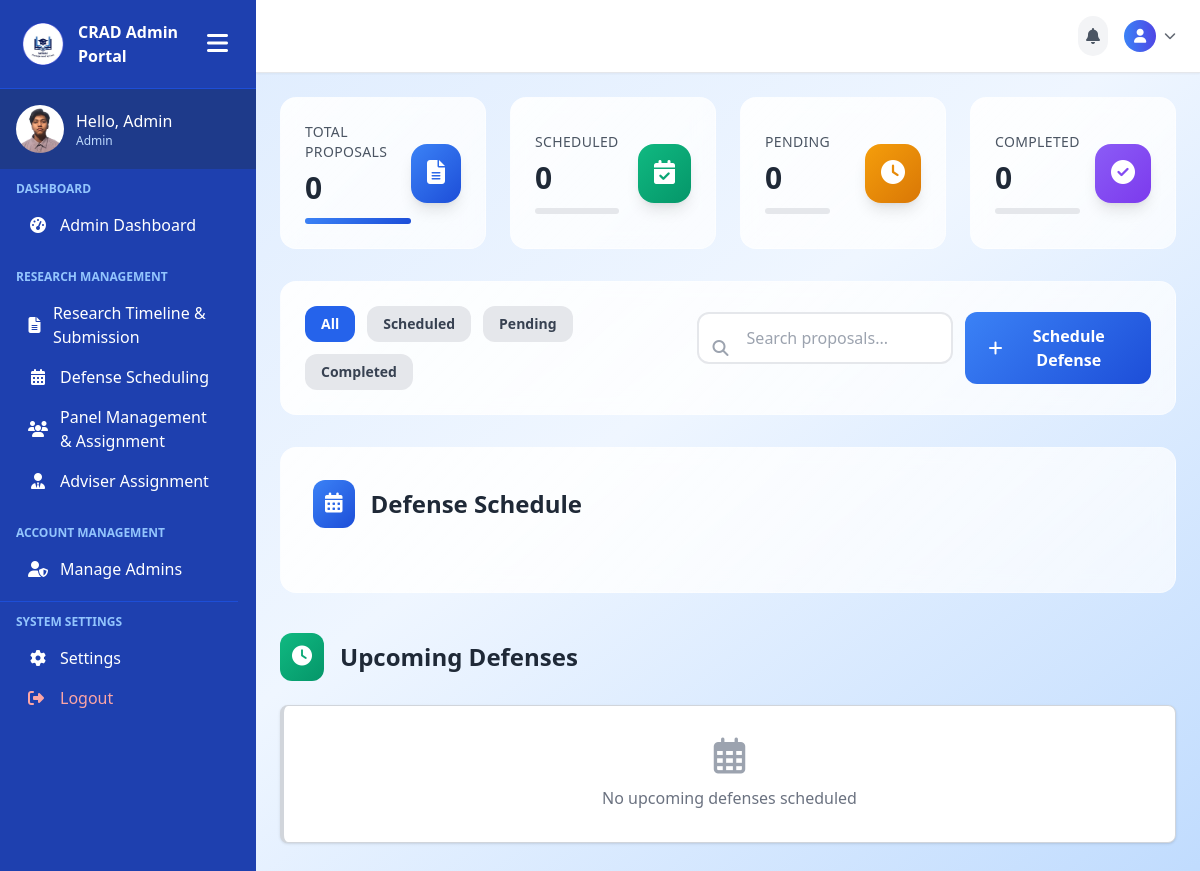
Page /admin-pages/admin-defense.php (signed in) on the earlier database version.
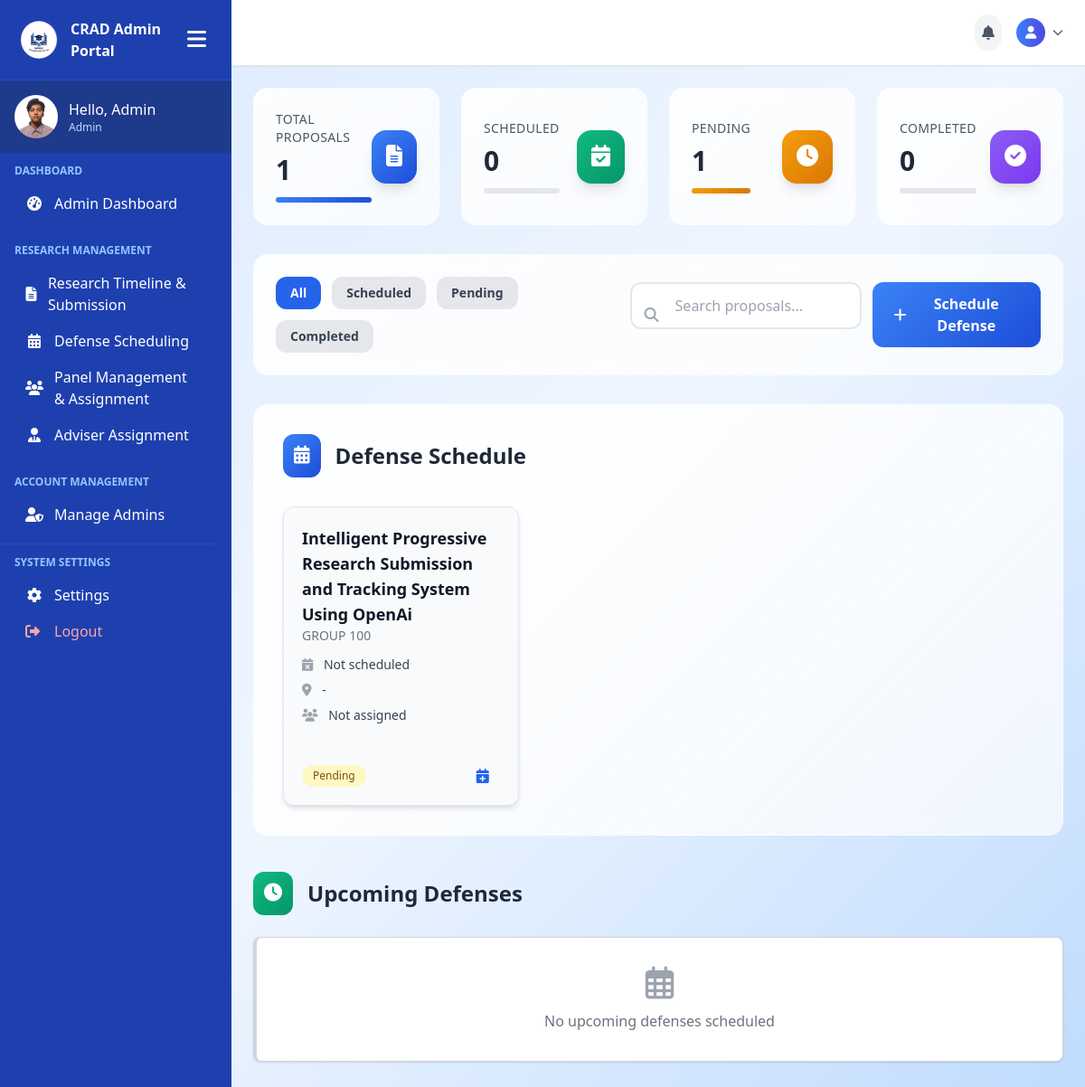
Same page on the later database version.
### tables this page shows
CREATE TABLE `proposals` (
  `id` int(11) NOT NULL,
  `group_id` int(11) NOT NULL,
  `title` varchar(255) NOT NULL,
  `description` text DEFAULT NULL,
  `file_path` varchar(255) DEFAULT NULL,
  `submitted_at` timestamp NOT NULL DEFAULT current_timestamp(),
  `status` enum('Pending','Completed') NOT NULL DEFAULT 'Pending',
  `reviewed_at` timestamp NULL DEFAULT NULL
);

CREATE TABLE `groups` (
  `id` int(11) NOT NULL,
  `name` varchar(255) NOT NULL,
  `program` varchar(50) NOT NULL,
  `cluster_id` int(11) DEFAULT NULL,
  `join_code` varchar(10) DEFAULT NULL,
  `created_at` timestamp NOT NULL DEFAULT current_timestamp()
);

### admin-pages/admin-defense.php (the view, shortened to what the changed rows need)
<?php
include('../includes/connection.php');
$total_proposals = mysqli_num_rows(mysqli_query($conn, "SELECT * FROM proposals WHERE status = 'Completed'"));
$scheduled_defenses = mysqli_num_rows(mysqli_query($conn, "SELECT * FROM defense_schedules WHERE status = 'scheduled'"));
$pending_defenses = $total_proposals - $scheduled_defenses;
?>
<!DOCTYPE html>
<html lang="en">
<head>
    <script src="https://cdn.tailwindcss.com"></script>
    <link rel="stylesheet" href="https://cdnjs.cloudflare.com/ajax/libs/font-awesome/6.0.0/css/all.min.css">
</head>
<body class="bg-gradient-to-br from-blue-100 via-blue-50 to-blue-200 text-gray-800 font-sans">
    <div class="min-h-screen flex">
        <?php include('../includes/admin-sidebar.php'); ?>
        <main class="flex-1 p-6 main-content">
            <div class="grid grid-cols-1 md:grid-cols-4 gap-6 mb-8 animate-slide-up">
                <div class="stats-card p-6 flex items-center justify-between">
                    <div>
                        <p class="text-gray-600 font-medium text-sm uppercase tracking-wide">Total Proposals</p>
                        <h3 class="text-3xl font-bold text-gray-800 mt-2"><?php echo $total_proposals; ?></h3>
                        <div class="w-full bg-gray-200 rounded-full h-1.5 mt-3">
                            <div class="gradient-blue h-1.5 rounded-full" style="width: 100%"></div>
                        </div>
                    </div>
                </div>
                <div class="stats-card p-6 flex items-center justify-between">
                    <div>
                        <p class="text-gray-600 font-medium text-sm uppercase tracking-wide">Pending</p>
                        <h3 class="text-3xl font-bold text-gray-800 mt-2"><?php echo $pending_defenses; ?></h3>
                        <div class="w-full bg-gray-200 rounded-full h-1.5 mt-3">
                            <div class="gradient-yellow h-1.5 rounded-full" style="width: <?php echo $total_proposals > 0 ? ($pending_defenses / $total_proposals * 100) : 0; ?>%"></div>
                        </div>
                    </div>
                </div>
            </div>
            <div class="stats-card rounded-2xl p-8 animate-scale-in">
                <div class="flex items-center mb-8">
                    <h2 class="text-2xl font-bold text-gray-800">Defense Schedule</h2>
                </div>
                <div class="grid grid-cols-1 md:grid-cols-2 lg:grid-cols-3 gap-6">
                    <?php
                    $unscheduled_query = "SELECT g.*, p.title as proposal_title
                                        FROM groups g
                                        JOIN proposals p ON g.id = p.group_id
                                        WHERE g.id NOT IN (SELECT group_id FROM defense_schedules)
                                        AND p.status = 'Completed'
                                        ORDER BY g.name";
                    $unscheduled_result = mysqli_query($conn, $unscheduled_query);
                    while ($group = mysqli_fetch_assoc($unscheduled_result)): ?>
                    <div class="defense-card bg-gray-50 border border-gray-200 rounded-xl shadow-md p-5 flex flex-col justify-between" data-status="pending">
                        <div>
                            <h3 class="text-lg font-semibold text-gray-900"><?php echo $group['proposal_title']; ?></h3>
                            <p class="text-sm text-gray-500 mb-3"><?php echo $group['name']; ?></p>
                            <p class="text-sm text-gray-700 mb-2"><i class="fas fa-calendar-times mr-2 text-gray-400"></i> Not scheduled</p>
                            <p class="text-sm text-gray-700 mb-2"><i class="fas fa-map-marker-alt mr-2 text-gray-400"></i> - </p>
                            <p class="text-sm text-gray-700 mb-3"><i class="fas fa-users mr-2 text-gray-400"></i> Not assigned</p>
                        </div>
                        <div class="flex justify-between items-center mt-4 pt-4 border-t border-gray-100">
                            <span class="px-3 py-1 text-xs font-medium rounded-full bg-yellow-100 text-yellow-800">Pending</span>
                            <button onclick="toggleModal()" class="text-primary hover:text-blue-900 mr-3">
                                <i class="fas fa-calendar-plus"></i>
                            </button>
                        </div>
                    </div>
                    <?php endwhile; ?>
                </div>
            </div>
            <div class="flex items-center mt-10 mb-6">
                <h2 class="text-2xl font-bold text-gray-800">Upcoming Defenses</h2>
            </div>
        </main>
    </div>
</body>
</html>

Differences in the rows shown:
added proposals: title "Intelligent Progressive Research Submission and Tracking System Using OpenAi", group.name "GROUP 100"
Other differences:
$total_proposals: "0" → "1"
$pending_defenses: "0" → "1"
